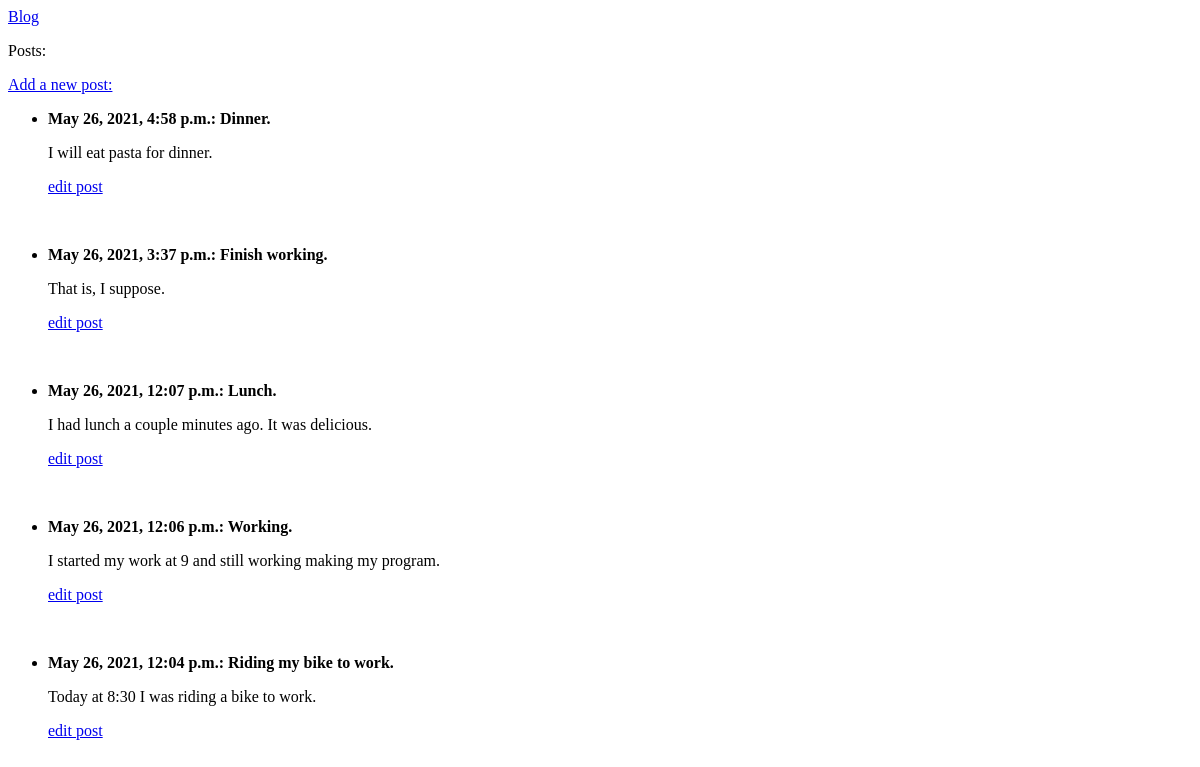
Before: / with the older database file.
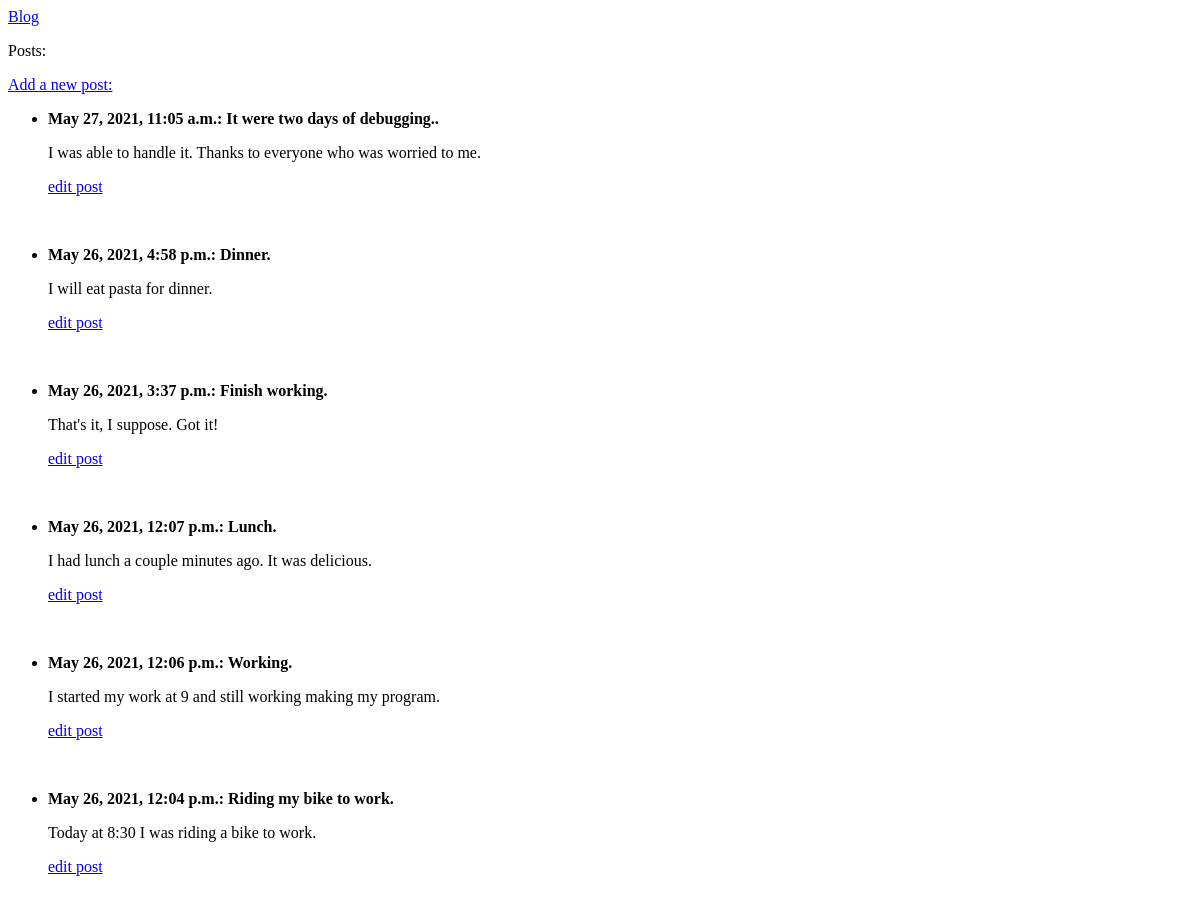
After: the same page with the newer database file.
### blogs/models.py (models this page shows, shortened)
class BlogPost(models.Model):
    title = models.CharField(max_length=200)
    text = models.TextField()
    date_added = models.DateTimeField(auto_now_add=True)

### blogs/views.py (the view)
# urls.py: path('', views.index, name='index'),
def index(request):
    posts = BlogPost.objects.order_by('-date_added')
    context = {'posts': posts}
    return render(request, 'blogs/index.html', context)

### blogs/templates/blogs/index.html
{% extends "blogs/base.html" %}
{% block content %}
    <p>Posts:</p>
    <a href="{% url 'blogs:new_post' %}">Add a new post:</a>
    <ul>
        {% for post in posts %}
            <li>
                <p><b>{{ post.date_added }}: {{ post.title }}.</b></p>
                <p>{{ post.text|linebreaks }}</p>
                <p>
                    <a href="{% url 'blogs:edit_post' post.id %}">edit post</a>
                </p>
                <br>
            </li>
        {% empty %}
            <li>No posts have been added yet.</li>
        {% endfor %}
    </ul>
{% endblock content %}

### blogs/templates/blogs/base.html
<p>
    <a href="{% url 'blogs:index' %}">Blog</a>
</p>
{% block content %}{% endblock content %}

Changed rows visible on the page:
added BlogPost: date_added "May 27, 2021, 11:05 a.m.", title "It were two days of debugging.", text "I was able to handle it. Thanks to everyone who was worried to me."
changed BlogPost "Finish working": text "That is, I suppose." → "That's it, I suppose. Got it!"
